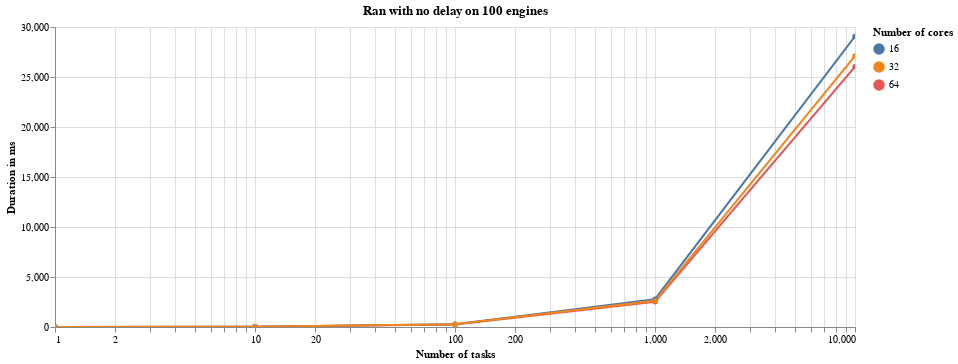

Notebook cell for this chart:
### Code cell
data = pd.DataFrame(nodelay_source)
alt.Chart(data).mark_line(point=True).encode(
    alt.X(
        'Number of tasks',
        scale=alt.Scale(type='log')
    ),
    color='Number of cores:N',
    y='Duration in ms',
    tooltip='Duration in ms',                         
).properties(title=f'Ran with no delay on 100 engines', width=800).interactive().display(renderer='svg')

### Figure 1 — Vega-Lite specification as saved in the notebook (floating-point values rounded to 4 significant figures)
{"$schema": "https://vega.github.io/schema/vega-lite/v3.4.0.json", "config": {"mark": {"tooltip": null}, "view": {"height": 300, "width": 400}}, "data": {"name": "data-7da26c5df9e231a5834cd97cf2d92259"}, "datasets": {"data-7da26c5df9e231a5834cd97cf2d92259": [{"Duration in ms": 7.49, "Number of cores": 64, "Number of tasks": 1}, {"Duration in ms": 29.9, "Number of cores": 64, "Number of tasks": 10}, {"Duration in ms": 252.9, "Number of cores": 64, "Number of tasks": 100}, {"Duration in ms": 2517.0, "Number of cores": 64, "Number of tasks": 1000}, {"Duration in ms": 26030.0, "Number of cores": 64, "Number of tasks": 10000}, {"Duration in ms": 9.38, "Number of cores": 16, "Number of tasks": 1}, {"Duration in ms": 34.64, "Number of cores": 16, "Number of tasks": 10}, {"Duration in ms": 284.6, "Number of cores": 16, "Number of tasks": 100}, {"Duration in ms": 2780.0, "Number of cores": 16, "Number of tasks": 1000}, {"Duration in ms": 29060.0, "Number of cores": 16, "Number of tasks": 10000}, {"Duration in ms": 9.17, "Number of cores": 32, "Number of tasks": 1}, {"Duration in ms": 33.22, "Number of cores": 32, "Number of tasks": 10}, {"Duration in ms": 271.4, "Number of cores": 32, "Number of tasks": 100}, {"Duration in ms": 2614.0, "Number of cores": 32, "Number of tasks": 1000}, {"Duration in ms": 27100.0, "Number of cores": 32, "Number of tasks": 10000}]}, "encoding": {"color": {"field": "Number of cores", "type": "nominal"}, "tooltip": {"field": "Duration in ms", "type": "quantitative"}, "x": {"field": "Number of tasks", "scale": {"type": "log"}, "type": "quantitative"}, "y": {"field": "Duration in ms", "type": "quantitative"}}, "mark": {"point": true, "type": "line"}, "selection": {"selector032": {"bind": "scales", "encodings": ["x", "y"], "type": "interval"}}, "title": "Ran with no delay on 100 engines", "width": 800}
